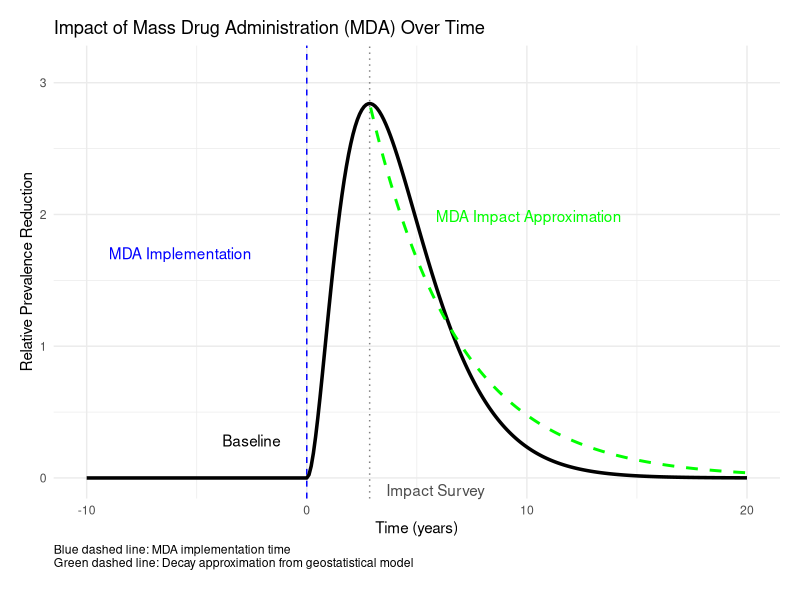

The R script that drew this image:
## ---- chunk 1
#| echo: false
#| tbl-width: compact

ntd_treatments <- data.frame(
  Disease = c("STH", "Schisto", "LF", "Trachoma"),
  ALB = c("✓", "✓†", "✓†", ""),
  PZQ = c("", "✓", "", ""),
  IVM = c("", "", "✓", "✓‡"),
  AZM = c("", "", "", "✓"),
  DEC = c("", "", "✓", ""),
  MOX = c("", "", "✓", ""),
  Other = c("MBD", "OXA", "DOX*", "TEO")
)

knitr::kable(ntd_treatments, align = "c", 
             col.names = c("Disease", "Alb", "PZQ", "IVM", "AZM", "DEC", "MOX", "Other")) |>
  kableExtra::kable_styling(
    full_width = FALSE,
    font_size = 27,
    latex_options = "scale_down"
  )
## ---- chunk 2
#| echo: false
#| fig-cap: ""
#| fig-width: 8
#| fig-height: 5
library(ggplot2)

# Create time sequence (-5 to 20 years)
time <- seq(-10, 20, by = 0.1)

# Define Gamma-shaped MDA impact function
gamma_impact <- function(t) {
  # Parameters for Gamma distribution (shape=3, rate=0.7 gives mode around 3)
  dgamma(pmax(0, t), shape = 3, rate = 0.7) * 15 # Scaled for visibility
}

# Find the mode (peak time) of the Gamma distribution
mode_time <- (3 - 1)/0.7  # (shape-1)/rate
peak_impact <- gamma_impact(mode_time)

# Exponential decay starting at mode
exp_decay <- function(t) {
  peak_impact * exp(-0.25 * (t - mode_time))
}

# Create data frame
impact_data <- data.frame(
  Time = time,
  Impact = ifelse(time < 0, 0, gamma_impact(time)),
  Exponential_Fit = ifelse(time >= mode_time, exp_decay(time), NA)
)

# Calculate optimal text positions
text_y_pos <- max(impact_data$Impact, na.rm = TRUE) * c(0.9, 0.7, 0.5)
text_x_pos <- c(mode_time + 3, mode_time + 3, 5)

# Plot
ggplot(impact_data, aes(x = Time)) +
  geom_vline(xintercept = 0, linetype = "dashed", color = "blue") +
  geom_line(aes(y = Impact), color = "black", linewidth = 1.2) +
  geom_line(aes(y = Exponential_Fit), color = "green", linetype = "dashed", linewidth = 1, na.rm = TRUE) +
  # Annotations with non-overlapping positions
  annotate("text", x = -2.5, y = 0.1*max(impact_data$Impact, na.rm = TRUE), 
           label = "Baseline", color = "black", hjust = 0.5) +
  annotate("text", x = -9, y = 0.6*max(impact_data$Impact, na.rm = TRUE), 
           label = "MDA Implementation", color = "blue", hjust = 0) +
  annotate("text", x = text_x_pos[2], y = text_y_pos[2], 
           label = "MDA Impact Approximation", color = "green", hjust = 0) +
  geom_vline(xintercept = mode_time, linetype = "dotted", color = "gray50") +
  annotate("text", x = mode_time+3, y = 0, 
           label = "Impact Survey", vjust = 1.5, color = "gray30") +
  labs(title = "Impact of Mass Drug Administration (MDA) Over Time",
       x = "Time (years)",
       y = "Relative Prevalence Reduction",
       caption = "Blue dashed line: MDA implementation time\nGreen dashed line: Decay approximation from geostatistical model") +
  theme_minimal() +
  theme(plot.caption = element_text(hjust = 0)) +
  ylim(0, max(impact_data$Impact, na.rm = TRUE) * 1.1) +
  # Ensure no text overlap
  coord_cartesian(clip = "off") +
  theme(plot.margin = unit(c(1, 1, 1.5, 1), "lines"))
